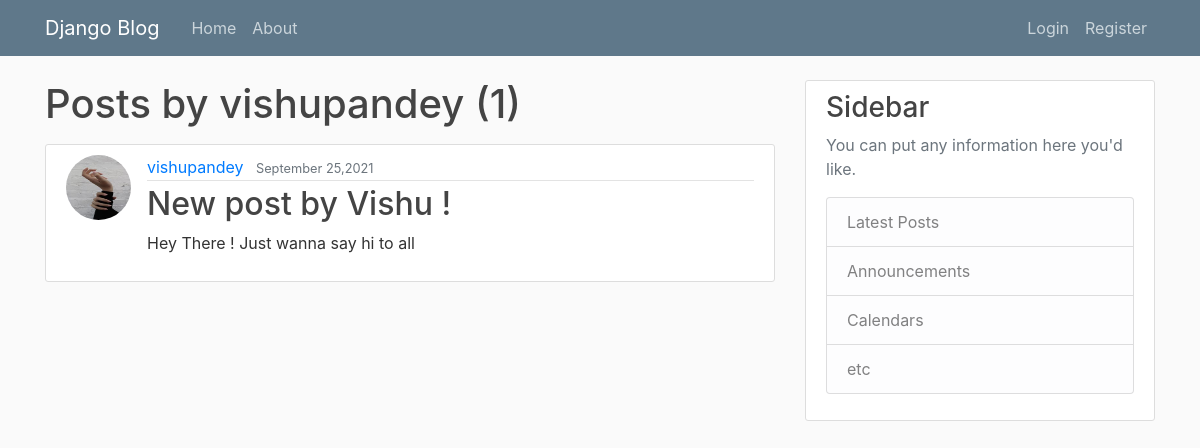
Before: /user/vishupandey with the older database file.
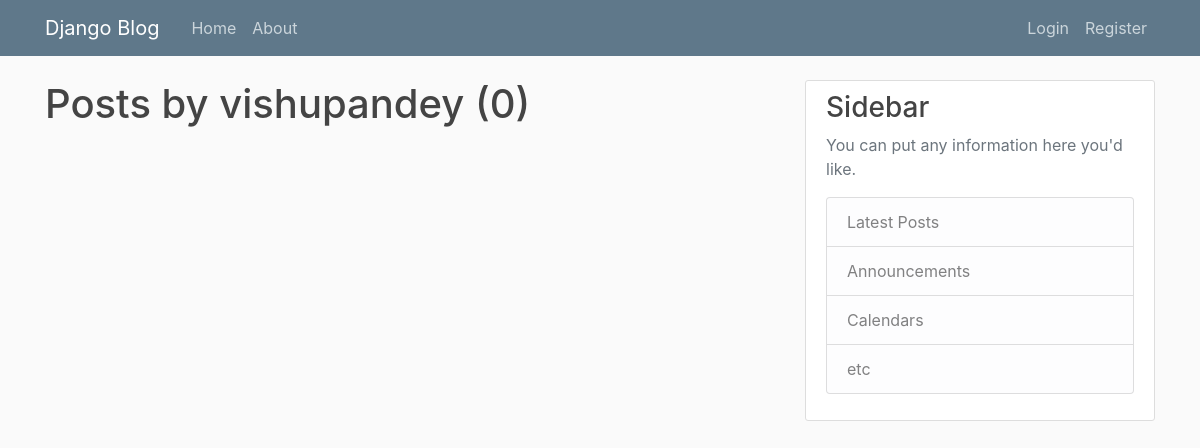
After: the same page with the newer database file.
### blog/models.py (models this page shows, shortened)
class Post(models.Model):
    title = models.CharField(max_length=100)
    content = models.TextField()
    date_posted = models.DateTimeField(default= timezone.now)
    author = models.ForeignKey(User, on_delete=models.CASCADE)

### users/models.py (models this page shows, shortened)
class Profile(models.Model):
    user = models.OneToOneField(User, on_delete = models.CASCADE)
    image = models.ImageField(default = 'default.jpg', upload_to = 'profile_pics')

### blog/views.py (the view)
# urls.py: path('user/<str:username>', UserPostListView.as_view(), name='user-posts'),
class UserPostListView(ListView):
    model = Post
    template_name = 'blog/user_posts.html'
    context_object_name = 'posts'
    paginate_by = 5
    def get_queryset(self):
        user = get_object_or_404(User, username=self.kwargs.get('username'))
        return Post.objects.filter(author=user).order_by('-date_posted')

### blog/templates/blog/user_posts.html (shortened to what this page needs)
{% extends "blog/base.html" %}
{% block content %}
    <h1 class="mb-3">Posts by {{ view.kwargs.username }} ({{ page_obj.paginator.count }})</h1>
    {% for post in posts %}
        <article class="media content-section">
            <img class="rounded-circle article-img" src="{{ post.author.profile.image.url }}">
            <div class="media-body">
            <div class="article-metadata">
                <a class="mr-2" href="{% url 'user-posts' post.author.username %}">{{ post.author }}</a>
                <small class="text-muted">{{ post.date_posted|date:"F d,Y" }}</small>
            </div>
            <h2><a class="article-title" href="{% url 'post-detail' post.id %}">{{ post.title }}</a></h2>
            <p class="article-content">{{ post.content }}</p>
            </div>
        </article>
    {% endfor %}
{% endblock content %}

### blog/templates/blog/base.html (shortened to what this page needs)
{% load static %}
<!DOCTYPE html>
<html lang="en">
<head>
    <link rel="stylesheet" href="https://maxcdn.bootstrapcdn.com/bootstrap/4.0.0/css/bootstrap.min.css">
    <link rel="stylesheet" type="text/css" href="{% static 'blog/main.css' %}">
</head>
<body>
    <header class="site-header">
        <nav class="navbar navbar-expand-md navbar-dark bg-steel fixed-top">
          <div class="container">
            <a class="navbar-brand mr-4" href="{% url 'blog-home' %}">Django Blog</a>
            <div class="collapse navbar-collapse" id="navbarToggle">
              <div class="navbar-nav mr-auto">
                <a class="nav-item nav-link" href="{% url 'blog-home' %}">Home</a>
                <a class="nav-item nav-link" href="{% url 'blog-about' %}">About</a>
              </div>
              <div class="navbar-nav">
                {% if user.is_authenticated %}
                  <a class="nav-item nav-link" href="{% url 'post-create' %}">Add post</a>
                  <a class="nav-item nav-link" href="{% url 'profile' %}">Profile</a>
                  <a class="nav-item nav-link" href="{% url 'logout' %}">Logout</a>
                {% else %}
                  <a class="nav-item nav-link" href="{% url 'login' %}">Login</a>
                  <a class="nav-item nav-link" href="{% url 'register' %}">Register</a>
                {% endif %}
              </div>
            </div>
          </div>
        </nav>
      </header>
      <main role="main" class="container">
        <div class="row">
          <div class="col-md-8">
            {% block content %}{% endblock %}
          </div>
          <div class="col-md-4">
            <div class="content-section">
              <h3>Sidebar</h3>
              <p class='text-muted'>You can put any information here you'd like.
                <ul class="list-group">
                  <li class="list-group-item list-group-item-light">Latest Posts</li>
                  <li class="list-group-item list-group-item-light">Announcements</li>
                  <li class="list-group-item list-group-item-light">Calendars</li>
                  <li class="list-group-item list-group-item-light">etc</li>
                </ul>
              </p>
            </div>
          </div>
        </div>
      </main>
</body>
</html>

### blog/static/blog/main.css (style rules this page uses)
body { background: #fafafa; color: #333333; margin-top: 5rem; }
h1, h2, h3, h4, h5, h6 { color: #444444; }
ul { margin: 0; }
.bg-steel { background-color: #5f788a; }
.site-header .navbar-nav .nav-link { color: #cbd5db; }
.content-section { background: #ffffff; padding: 10px 20px; border: 1px solid #dddddd; border-radius: 3px; margin-bottom: 20px; }

Changed rows visible on the page:
removed Post: author.profile.image (picture), author "vishupandey", date_posted "September 25,2021", title "New post by Vishu !", content "Hey There ! Just wanna say hi to all"
Other visible differences:
{{ page_obj.paginator.count }}: "1" → "0"
